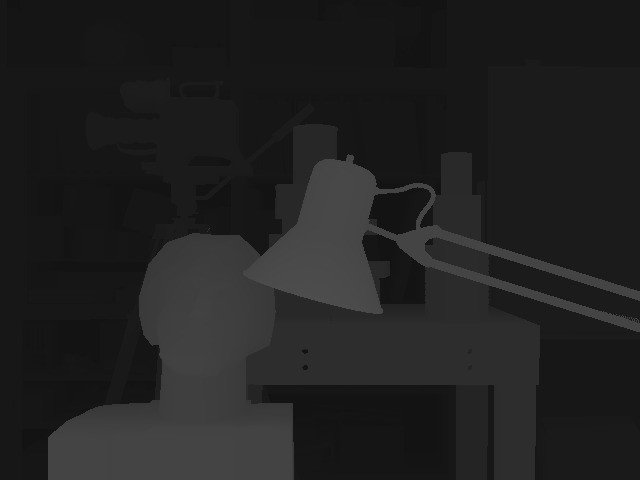
#> input picture WhatsApp Image 2021-05-18 at 11.34.04 AM (1).jpeg, 640 x 480 px, given in place of tsukubal.png, which was not available
$ python main.py
#> lines starting #> are read from the running program, lines starting #| are printed output that depends on the picture; pictures that were not available may be replaced by others from this repository, and a replacement may not be noted
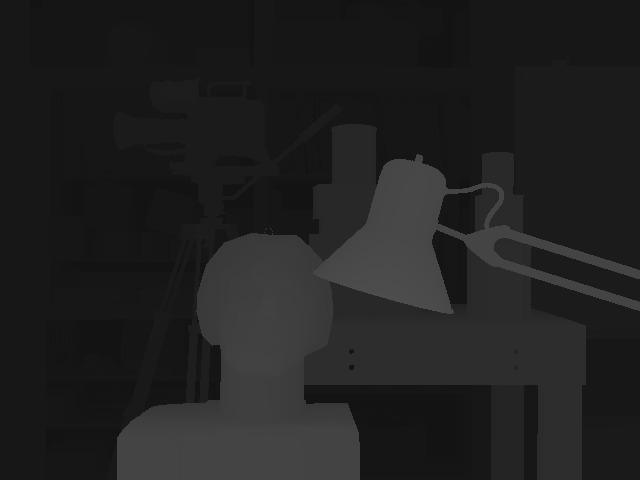
#> input picture WhatsApp Image 2021-05-18 at 11.34.04 AM.jpeg, 640 x 480 px, given in place of tsukubar.png, which was not available
# This is a sample Python script.

# Press Shift+F10 to execute it or replace it with your code.
# Press Double Shift to search everywhere for classes, files, tool windows, actions, and settings.
import math
from matplotlib import pyplot as plt
import numpy as np
import time
from PIL import Image, ImageFilter
import multiprocessing
from joblib import Parallel, delayed
class Estereovision():
    # [130 lines left out: functions __init__, ecuacion_plano_tres_puntos, binariza, suma_diferencias_absolutas, estereo_paralelo, estereo and 2 more, not called in this run]
# [9 lines of commented-out code are left out]
class Medio_nivel():
    def __init__(self):
        self.imagen=np.array([[1,0,1,0],[0,1,0,0],[0,0,1,0],[0,0,1,0]])
        self.imagen_origen=Image.open('pasillo.jpeg')
    # [22 lines left out: function transformada_hough_academico, not called in this run]


    def transformada_hough(self):
        imagen_color=Image.open('pasillo.jpeg')
        imagen_mono=imagen_color.convert('L')
        imagen_bordes=imagen_mono.filter(ImageFilter.FIND_EDGES)
        imagen_bordes.show()
        renglon,columna=imagen_bordes.size
        print(renglon,columna)
        angulos = 4
        valor_angulo = np.arange(180)
        #renglon, columna = self.imagen.shape
        distancia = renglon
        acumuladores = np.zeros([distancia, valor_angulo.size])
        for r in range(renglon):
            for c in range(columna):
                if imagen_bordes.getpixel((r, c)) > 30:
                    for j in valor_angulo:
                        valor_radianes=j*2*math.pi/360
                        distance = int(r * math.sin(valor_radianes) + c * math.cos(valor_radianes))
                        #print(distance,j)
                        if distance<285:
                            acumuladores[distance, j] += 1
            #print(r,acumuladores[r,:])
        print(acumuladores[:,30:70])
        valor_maximo = np.max(acumuladores[:,30:70])
        posicion = np.argmax(acumuladores[:,30:70])
        print(valor_maximo, posicion)
        print('distancia=',(posicion//40),'angulo=',(posicion%40))
        # posicion 3 corresponde a una distancia 0 y un angulo 135 xsin(135)+ycos(135)=0
        # y=(-xsin(135))/cos(135)
        for x in range(3):
            y = (x * math.sin(valor_angulo[x])) / math.cos(valor_angulo[x])
            print(y)
        return posicion//40,posicion%40
    # [12 lines left out: function dibuja_recta, not called in this run]

    def dibuja_recta_en_imagen(self,angulo=35,rho=5):
        self.imagen_depth=Image.new('L',(50,50))
        # ecuacion de la recta es r=xcos(theta)+ysin(theta)
        # y=(r-xcos(theta))/sin(theta)
        x=range(150)
        theta=angulo
        for i in x:
            y=int((rho-i*math.sin(theta*2*math.pi/360))/math.cos(theta))
            if y>0:
                self.imagen_origen.putpixel((i,y),(255,0,0))
            print(i,y)
        self.imagen_origen.show()


hough=Medio_nivel()
#> in __init__, `self.imagen=np.array([[1,0,1,0],[0,1,0,0],[0,0,1,0],[0,0,1,0]])`: self.imagen = [[1, 0, 1, 0], [0, 1, 0, 0], [0, 0, 1, 0], [0, 0, 1, 0]]
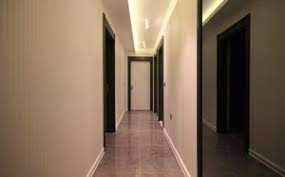
#> input picture pasillo.jpeg, 285 x 177 px
#> in __init__, self.imagen_origen is the input picture: PIL image 285x177 RGB; mean R, G, B 130.1, 107.1, 88.2
rho,angulo=hough.transformada_hough()
#> in transformada_hough, `imagen_bordes=imagen_mono.filter(ImageFilter.FIND_EDGES)`:
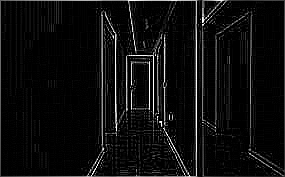
#> imagen_bordes: PIL image 285x177 L; min 0, max 255, mean 13.9
#| 285 177
#> after the loop in transformada_hough, `for r in range(renglon):`:
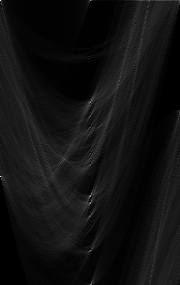
#> acumuladores: shape (285, 180) float64; min 0, max 284, mean 19.6; drawn with min black and max white
#> (printed output is left out)
#| 90.0 6394
#| distancia= 159 angulo= 34
#> rho = 159; angulo = 34
hough.dibuja_recta_en_imagen(rho,angulo)
#> in dibuja_recta_en_imagen, `self.imagen_depth=Image.new('L',(50,50))`: self.imagen_depth: PIL image 50x50 L; every value is 0
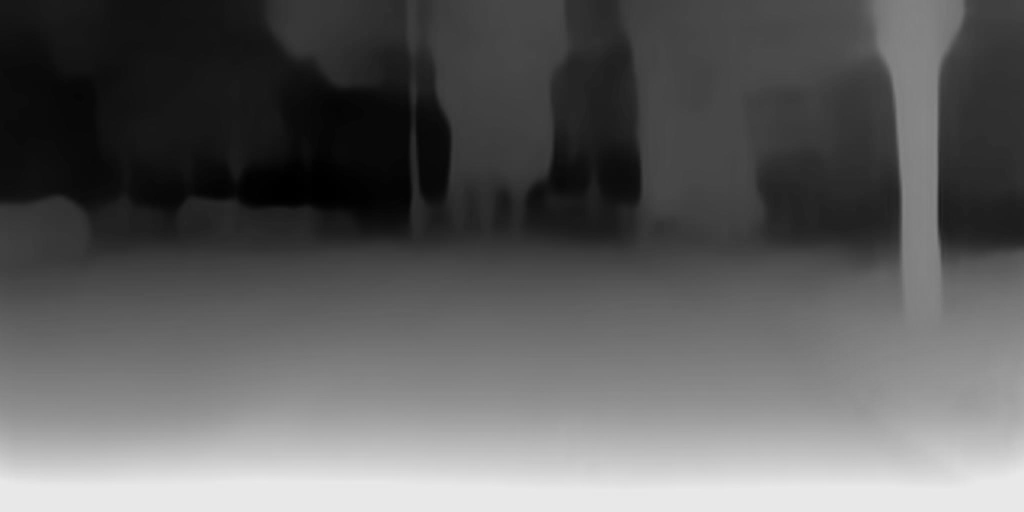
#> input picture leverkusen_depth.png, 2048 x 1024 px (shown at 1/2 size)
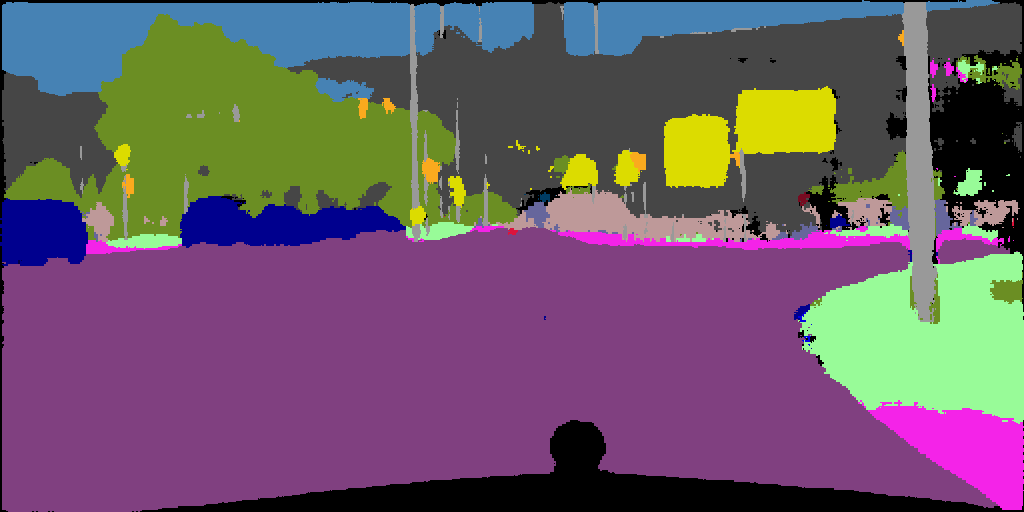
#> input picture leverkusen_semantica.png, 1024 x 512 px
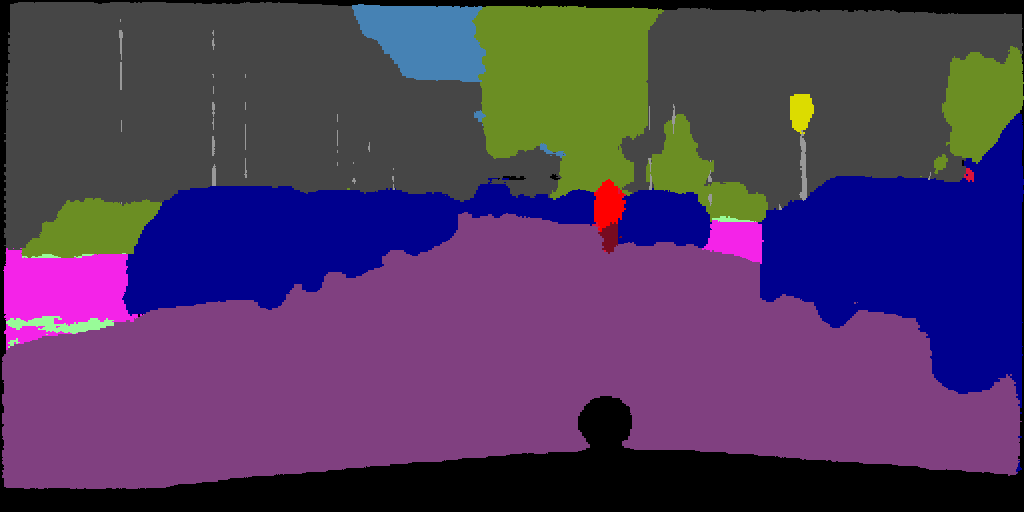
#> input picture semantica.png, 1024 x 512 px
#hough.transformada_hough()
class Profundidad():
    # [14 lines left out: functions __init__, show_region, not called in this run]


class Segmentacion():
    # [18 lines left out: functions __init__, show_region, not called in this run]
    def get_color_class(self):
        # obtiene el color con que se pinta la clase actual marcada por pointer_class
        return self.lut_colors[self.pointer_class]
    # [83 lines left out: functions set_new_class, get_seccion, segmenta_imagen, not called in this run]

# [8 lines of commented-out code are left out]
class Procesamiento_imagenes():
    # [83 lines left out: functions __init__, erosion, mostrar, manejo_color, conversion_color2monocromatico, convolucion_secuencial and 1 more, not called in this run]

    def convolucion(self, lista_pixeles):
        resultado = abs(lista_pixeles[0] - lista_pixeles[1])
        return resultado

    # [231 lines left out: functions convolucion_ventana, convolucion_parallel, convolucion_parallel_ventana, binarizacion, crea_mosaico, traslacion and 9 more, not called in this run]


# [28 lines of commented-out code are left out]
